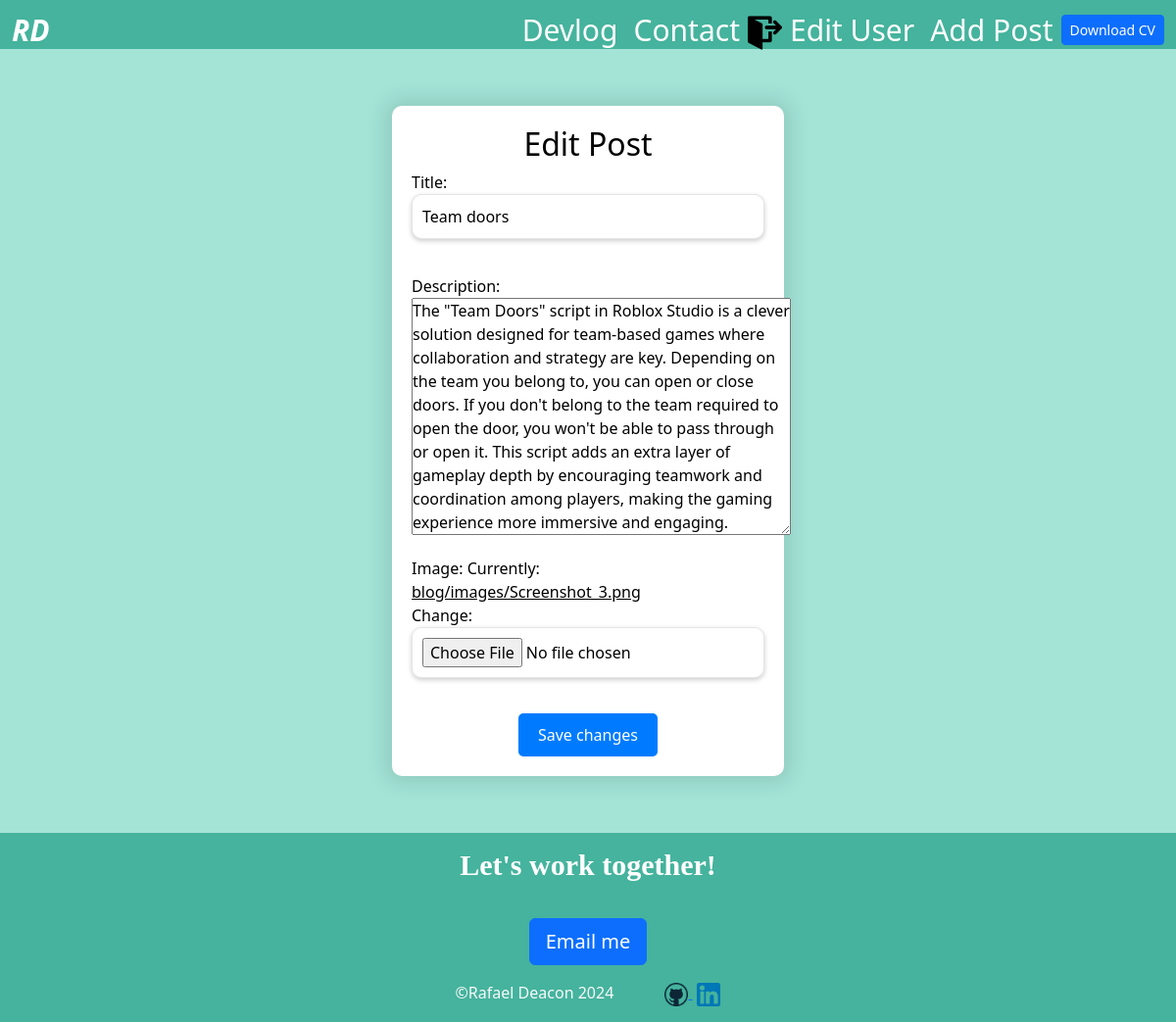
Screenshot of /blog/post/edit/2/ (signed in) with the database file from the repository.
### blog/models.py (models this page shows)
class Post(models.Model):
    title = models.CharField(max_length=100)
    description = models.TextField()
    image = models.ImageField(upload_to="blog/images")
    date = models.DateField(auto_now_add=True)

### blog/views.py (the view)
# urls.py: path('post/edit/<int:post_id>/', views.edit_post, name='edit_post'),
@login_required
@staff_member_required
def edit_post(request, post_id):
    post = get_object_or_404(Post, id=post_id)
    if request.method == 'POST':
        form = PostForm(request.POST, request.FILES, instance=post)
        if form.is_valid():
            form.save()
            return redirect('blog:post_detail', post_id=post.id)
    else:
        form = PostForm(instance=post)
    return render(request, 'edit_post.html', {'form': form})

### blog/forms.py
class PostForm(forms.ModelForm):
    class Meta:
        model = Post
        fields = ['title', 'description', 'image']
        widgets = {
            'title': forms.TextInput(attrs={'class': 'form-control'}),
            'description': forms.Textarea(attrs={'class': 'form-control'}),
            'image': forms.FileInput(attrs={'class': 'form-control-file'}),
        }

### blog/templates/edit_post.html (shortened to what this page needs)
{% extends 'layout.html' %}
{% block content %}
<div class="edit-post-container">
    <div class="edit-post-form">
        <h2>Edit Post</h2>
        <form method="post" enctype="multipart/form-data">
            {{ form.as_p }}
            <button type="submit" class="btn-save-changes">Save changes</button>
        </form>
    </div>
</div>
{% endblock %}

### portfolio/templates/layout.html (shortened to what this page needs)
{% load static %}
<!DOCTYPE html>
<html lang="en">
<head>
    <link href="https://cdn.jsdelivr.net/npm/bootstrap@5.1.3/dist/css/bootstrap.min.css" rel="stylesheet"
>
    <link rel="stylesheet" href="{% static 'main.css' %}">
    <link rel="stylesheet" href="{% static 'normalize.css' %}">
    <link href="https://cdn.jsdelivr.net/npm/bootstrap@5.0.2/dist/css/bootstrap.min.css" rel="stylesheet">
    <link rel="stylesheet" href="https://cdn.jsdelivr.net/npm/bootstrap@5.3.0/dist/css/bootstrap.min.css">
</head>
<body class="d-flex flex-column min-vh-100 text-light">
    {% include 'partials/navbar.html' %}
    <div class= "container-fluid p-0 flex-grow-1">
    {% block content %}
    {% endblock %}
    </div>
    {% include 'partials/footer.html' %}
</body>
</html>

### portfolio/templates/partials/navbar.html (shortened to what this page needs)
{% load static %}
<nav class="navbar navbar-expand-lg">
  <link rel="stylesheet" href="{% static 'main.css' %}">
    <div class="container">
      <a class="navbar-brand fw-bold fst-italic" href="/">RD</a>
      <div class="collapse navbar-collapse" id="navbarNav">
        <ul class="navbar-nav ms-auto">
          <li class="nav-item">
            <a class="nav-link" href="{% url 'blog:posts' %}">Devlog</a>
          </li>
          <li class="nav-item">
            <a class="nav-link" href="#contacto">Contact</a>
          </li>
          {% if request.user.is_authenticated %}
            <form action="{% url 'logout' %}" method="POST" class="nav-item">
              <button type="submit" style="background:none; border:none; padding:0;">
                  <img src="{% static 'portfolio/logout.png' %}" alt="Logout" class="logoutimg">
              </button>
            </form>
            <li class="nav-item">
              <a class="nav-link" href="{% url 'editusers' %}">Edit User</a>
            </li>
            {% if request.user.is_staff or request.user.is_superuser %}
                <li class="nav-item">
                <a class="nav-link" href="{% url 'blog:add_post' %}">Add Post</a>
              </li>
            {% endif %}
          {% endif %}
          <li class="nav-item d-flex align-items-center">
            <a class="btn btn-primary btn-sm"
               href="{% static 'portfolio/CV test.pdf' %}"
               target="_blank"
               >Download CV</a>
          </li>
        </ul>
      </div>
    </div>
</nav>

### portfolio/templates/partials/footer.html (shortened to what this page needs)
{% load static %}
<footer class="footer bg-different-color " id="contacto" >
    <section class="footer__container container">
        <p class="work">Let's work together!</p>
        <button id="copyEmailButton" class="btn btn-primary btn-lg rounded my-3 boton">Email me</button>
        <p>&copy;Rafael Deacon 2024
            <a href="https://github.com/Rafa2626">
                <img src="{% static 'portfolio/github.png' %}" class="img-fluid github" alt="">
            </a>
            <a href="https://ar.linkedin.com/">
                <img src="{% static 'portfolio/linkedin.png' %}" class="img-fluid linkedin" alt="">
            </a>
        </p>
    </section>
</footer>

### portfolio/static/main.css (style rules this page uses)
* { margin: 0; padding: 0; box-sizing: border-box; }
body { background: #A3E4D7; }
.container { width: 100%; max-width: 1200px; margin: 0 auto; overflow: hidden; margin-top: 10px; }
.nav-link { font-size: 30px; color:#fff; }
.navbar-brand { font-size: 30px; color:#fff; }
.navbar { height: 50px; background-color: #45B39D; }
.footer { display: flex; flex-direction: column; align-items: center; justify-content: center; text-align: center; background-color: black; }
.github { max-width: 40px; height: 24px; width: 24px; margin-left: 3rem; cursor: pointer; }
.linkedin { height: 24px; margin-left: 0.3rem; cursor: pointer; }
.work { font-size: 30px; font-family: 'Poppins'; font-style: normal; font-weight: 900; src: url(https://fonts.gstatic.com/s/poppins/v20/pxiByp8kv8JHgFVrLCz7Z11lFc-K.woff2) format('woff2'); unicode-range: U+0900-097F, U+1CD0-1CF9, U+200C-200D, U+20A8, U+20B9, U+25CC, U+A830-A839, U+A8E0-A8FF; color: #fff; }
.bg-different-color { background-color:#45B39D; }
.boton { margin: 0 auto; }
.logoutimg { max-width: 35px; height: auto; margin-right: 0px; margin-top: 16px; border: none; background: transparent; padding: 0; cursor: pointer; }

### blog/templates/edit_post.html (style rules this page uses)
.edit-post-container { display: flex; justify-content: center; align-items: center; height: 100vh; background-color: transparent; }
.edit-post-form { background-color: #FFFFFF; padding: 20px; border-radius: 10px; box-shadow: 0 0 20px 8px rgba(0,0,0,0.1); width: 80%; max-width: 400px; }
.edit-post-form h2 { text-align: center; }
.edit-post-form h2, .edit-post-form label, .edit-post-form p, .edit-post-form a { color: #000000; }
.edit-post-form input[type="text"], .edit-post-form input[type="password"], .edit-post-form input[type="file"] { padding: 10px; width: 100%; border-radius: 10px; margin-bottom: 20px; border: 1px solid rgba(0,0,0,0.1); box-shadow: 0 2px 5px rgba(0,0,0,0.2); color: #000000; }
.btn-save-changes { background-color: #007bff; color: #FFFFFF; padding: 10px 20px; border: none; border-radius: 5px; cursor: pointer; font-size: 16px; transition: background-color 0.4s ease-in-out; display: block; margin: 0 auto; text-align: center; }

### rows the page displays
Post: title "Team doors", description "The \"Team Doors\" script in Roblox Studio is a clever solution designed for team-based games where collaboration and strategy are key. Depending on the team you belong to, you can open or close doors. If you don't belong to the team required to open the door, you won't be able to pass through or open it. This script adds an extra layer of gameplay depth by encouraging teamwork and coordination among players, making the gaming experience more immersive and engaging."
